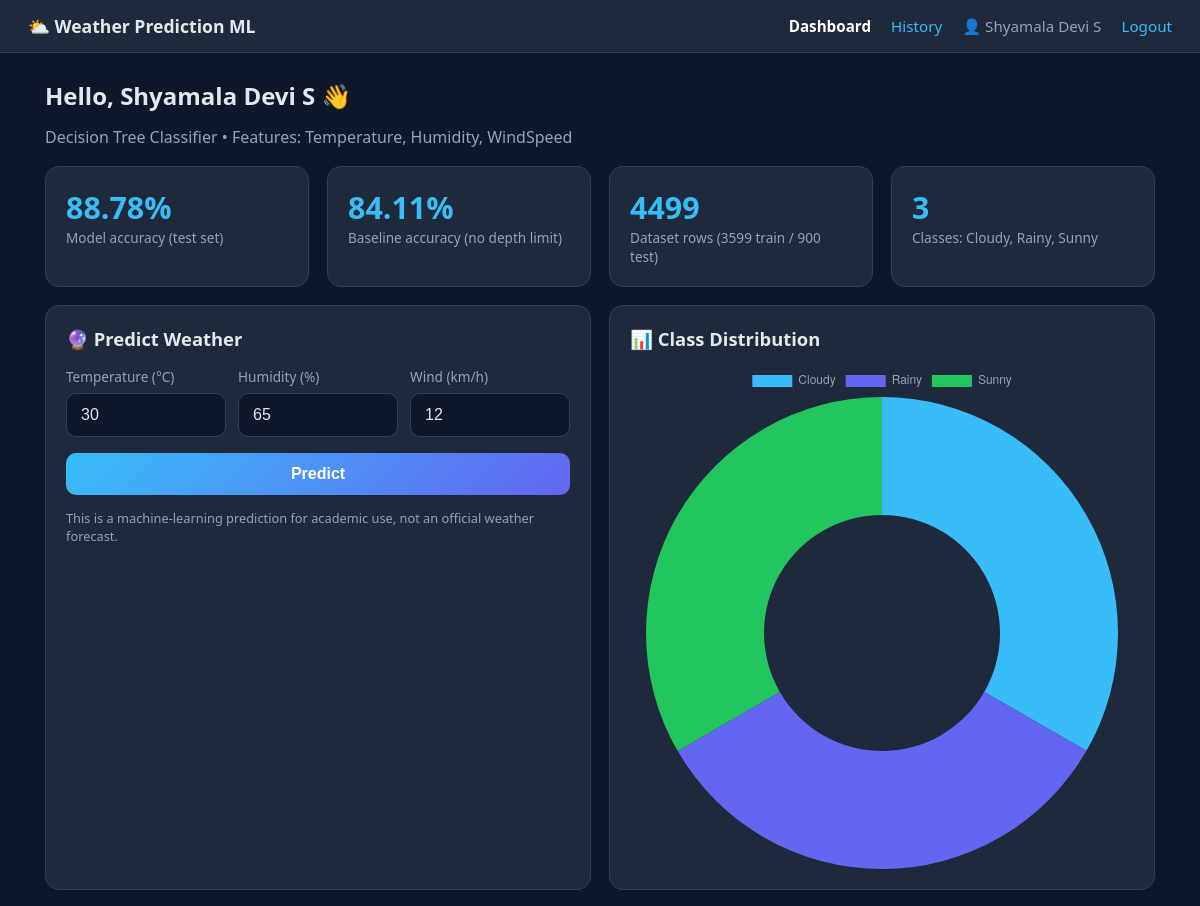
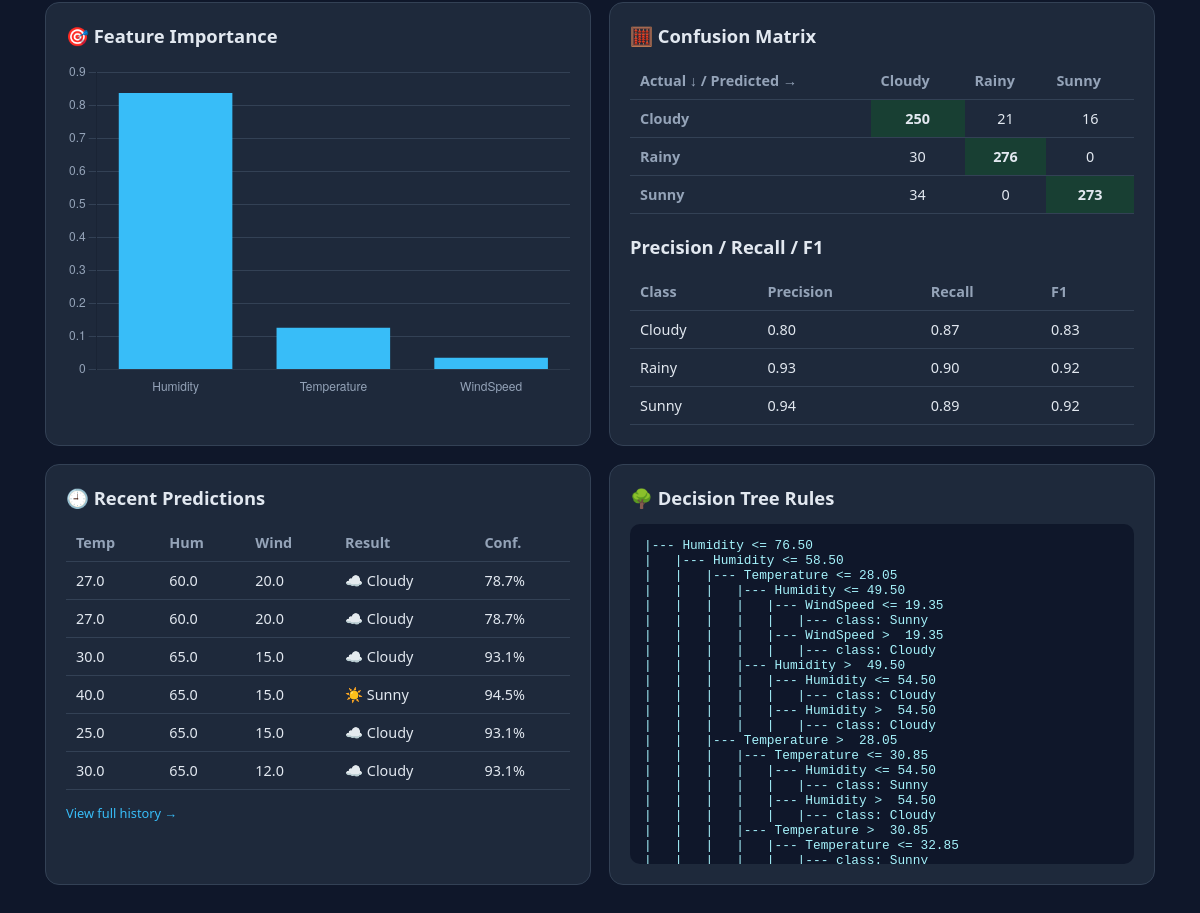
The app's page /dashboard (signed in) with its own data (2 pictures, top to bottom).
### tables this page shows
CREATE TABLE predictions(
        id INTEGER PRIMARY KEY AUTOINCREMENT,
        user_id INTEGER NOT NULL,
        temperature REAL, humidity REAL, windspeed REAL,
        result TEXT, confidence REAL,
        created TIMESTAMP DEFAULT CURRENT_TIMESTAMP);

### app.py (the view)
@app.route("/dashboard")
@login_required
def dashboard():
    rows = get_db().execute(
        "SELECT * FROM predictions WHERE user_id=? ORDER BY id DESC LIMIT 8",
        (session["user_id"],)).fetchall()
    return render_template("dashboard.html", m=metrics, rows=rows,
                           icons=ICONS, rules=tree_rules)

### app.py (called while the page is built)
def get_db():
    if "db" not in g:
        g.db = sqlite3.connect(DB)
        g.db.row_factory = sqlite3.Row
    return g.db

def login_required(f):
    @wraps(f)
    def wrapper(*a, **kw):
        if "user_id" not in session:
            return redirect(url_for("login"))
        return f(*a, **kw)
    return wrapper

### templates/dashboard.html (shortened to what this page needs)
{% extends "base.html" %}{% block title %}Dashboard{% endblock %}
{% block content %}
<h2 style="font-size:1.5rem">Hello, {{ session['name'] }} 👋</h2>
<p style="color:var(--muted);margin-bottom:18px">Decision Tree Classifier • Features: Temperature, Humidity, WindSpeed</p>
<div class="grid stats">
  <div class="card stat"><div class="num">{{ m.accuracy }}%</div><div class="lbl">Model accuracy (test set)</div></div>
  <div class="card stat"><div class="num">{{ m.baseline_accuracy }}%</div><div class="lbl">Baseline accuracy (no depth limit)</div></div>
  <div class="card stat"><div class="num">{{ m.rows }}</div><div class="lbl">Dataset rows ({{ m.train_rows }} train / {{ m.test_rows }} test)</div></div>
  <div class="card stat"><div class="num">{{ m.classes|length }}</div><div class="lbl">Classes: {{ m.classes|join(', ') }}</div></div>
</div>
<div class="grid two">
  <div class="card">
    <h2>🔮 Predict Weather</h2>
    <form id="pform">
      <div class="row3">
        <div><label>Temperature (°C)</label><input type="number" step="any" id="Temperature" value="30" required></div>
        <div><label>Humidity (%)</label><input type="number" step="any" id="Humidity" value="65" required></div>
        <div><label>Wind (km/h)</label><input type="number" step="any" id="WindSpeed" value="12" required></div>
      </div>
      <button class="btn" type="submit">Predict</button>
    </form>
    <p class="note">This is a machine-learning prediction for academic use, not an official weather forecast.</p>
  </div>
  <div class="card"><h2>📊 Class Distribution</h2><canvas id="distChart" height="200"></canvas></div>
</div>
<div class="grid two">
  <div class="card"><h2>🎯 Feature Importance</h2><canvas id="impChart" height="200"></canvas></div>
  <div class="card"><h2>🧮 Confusion Matrix</h2>
    <table class="cm"><tr><th>Actual ↓ / Predicted →</th>{% for c in m.classes %}<th class="c">{{ c }}</th>{% endfor %}</tr>
    {% for row in m.confusion_matrix %}{% set i = loop.index0 %}<tr><th>{{ m.classes[i] }}</th>
      {% for v in row %}<td class="c {{ 'diag' if loop.index0==i }}">{{ v }}</td>{% endfor %}</tr>{% endfor %}</table>
    <h2 style="margin-top:20px">Precision / Recall / F1</h2>
    <table><tr><th>Class</th><th>Precision</th><th>Recall</th><th>F1</th></tr>
    {% for c in m.classes %}{% set r = m.report[c] %}<tr><td>{{ c }}</td><td>{{ '%.2f'|format(r.precision) }}</td><td>{{ '%.2f'|format(r.recall) }}</td><td>{{ '%.2f'|format(r['f1-score']) }}</td></tr>{% endfor %}</table>
  </div>
</div>
<div class="grid two">
  <div class="card"><h2>🕘 Recent Predictions</h2>
    <table id="recent"><tr><th>Temp</th><th>Hum</th><th>Wind</th><th>Result</th><th>Conf.</th></tr>
    {% for r in rows %}<tr><td>{{ r.temperature }}</td><td>{{ r.humidity }}</td><td>{{ r.windspeed }}</td><td>{{ icons.get(r.result,'') }} {{ r.result }}</td><td>{{ r.confidence }}%</td></tr>{% endfor %}</table>
    <p class="note"><a href="{{ url_for('history') }}">View full history →</a></p></div>
  <div class="card"><h2>🌳 Decision Tree Rules</h2><pre>{{ rules }}</pre></div>
</div>
{% endblock %}
{% block scripts %}
<script>
const classes = {{ m.classes|tojson }};
const counts = {{ m.class_counts|tojson }};
const imp = {{ m.feature_importance|tojson }};
const colors = ['#38bdf8','#6366f1','#22c55e','#f59e0b'];
Chart.defaults.color = '#94a3b8';
new Chart(document.getElementById('distChart'), {type:'doughnut',
  data:{labels:classes, datasets:[{data:classes.map(c=>counts[c]), backgroundColor:colors, borderWidth:0}]}});
new Chart(document.getElementById('impChart'), {type:'bar',
  data:{labels:Object.keys(imp), datasets:[{label:'Importance', data:Object.values(imp), backgroundColor:'#38bdf8'}]},
  options:{plugins:{legend:{display:false}}, scales:{y:{beginAtZero:true, grid:{color:'#334155'}}, x:{grid:{display:false}}}}});
document.getElementById('pform').addEventListener('submit', async e => {
  e.preventDefault();
  const err = document.getElementById('err'); err.textContent = '';
  const body = {};
  ['Temperature','Humidity','WindSpeed'].forEach(k => body[k] = document.getElementById(k).value);
  const res = await fetch('/predict', {method:'POST', headers:{'Content-Type':'application/json'}, body:JSON.stringify(body)});
  const d = await res.json();
  if (!res.ok) { err.textContent = d.error; return; }
  document.getElementById('result').style.display = 'block';
  document.getElementById('ricon').textContent = d.icon;
  document.getElementById('rname').textContent = d.label;
  document.getElementById('rconf').textContent = d.confidence;
  document.getElementById('probs').innerHTML = Object.entries(d.probabilities).map(([k,v]) =>
    `<div class="probrow"><span>${k}</span><span>${v}%</span></div><div class="bar"><i style="width:${v}%"></i></div>`).join('');
  const t = document.getElementById('recent');
  const row = t.insertRow(1);
  row.innerHTML = `<td>${body.Temperature}</td><td>${body.Humidity}</td><td>${body.WindSpeed}</td><td>${d.icon} ${d.label}</td><td>${d.confidence}%</td>`;
  if (t.rows.length > 9) t.deleteRow(9);
});
</script>
{% endblock %}

### templates/base.html (shortened to what this page needs)
<!DOCTYPE html><html lang="en"><head><meta charset="UTF-8"><meta name="viewport" content="width=device-width,initial-scale=1">
<link rel="stylesheet" href="{{ url_for('static', filename='style.css') }}">
<script src="https://cdn.jsdelivr.net/npm/chart.js@4.4.1/dist/chart.umd.min.js"></script></head>
<body>
<nav><div class="brand">⛅ Weather Prediction ML</div>
  <div class="links">
    <a href="{{ url_for('dashboard') }}" class="{{ 'active' if request.endpoint=='dashboard' }}">Dashboard</a>
    <a href="{{ url_for('history') }}" class="{{ 'active' if request.endpoint=='history' }}">History</a>
    <span style="color:var(--muted)">👤 {{ session['name'] }}</span>
    <a href="{{ url_for('logout') }}">Logout</a>
  </div></nav>
<div class="wrap">{% block content %}{% endblock %}</div>
{% block scripts %}{% endblock %}
</body></html>

### static/style.css (style rules this page uses)
:root { --bg:#0f172a;--card:#1e293b;--line:#334155;--text:#e2e8f0;--muted:#94a3b8;--accent:#38bdf8;--accent2:#6366f1;--ok:#22c55e;--err:#ef4444 }
* { box-sizing:border-box;margin:0;padding:0 }
body { font-family:'Segoe UI',system-ui,sans-serif;background:var(--bg);color:var(--text);min-height:100vh }
a { color:var(--accent);text-decoration:none }
.btn { display:inline-block;background:linear-gradient(135deg,var(--accent),var(--accent2));color:#fff;border:0;padding:12px 22px;border-radius:10px;font-size:1rem;font-weight:600;cursor:pointer;width:100% }
input { width:100%;padding:12px 14px;margin:6px 0 16px;background:#0f172a;border:1px solid var(--line);border-radius:10px;color:var(--text);font-size:1rem }
label { font-size:.85rem;color:var(--muted) }
nav { display:flex;justify-content:space-between;align-items:center;padding:14px 28px;background:var(--card);border-bottom:1px solid var(--line);position:sticky;top:0;z-index:5 }
nav .brand { font-weight:700;font-size:1.1rem }
nav .links { display:flex;gap:20px;align-items:center;font-size:.95rem }
nav .links a.active { color:#fff;font-weight:600 }
.wrap { max-width:1150px;margin:0 auto;padding:26px 20px 50px }
h2 { margin:0 0 14px;font-size:1.15rem }
.grid { display:grid;gap:18px }
.stats { grid-template-columns:repeat(auto-fit,minmax(200px,1fr));margin-bottom:18px }
.two { grid-template-columns:repeat(auto-fit,minmax(340px,1fr));margin-bottom:18px }
.card { background:var(--card);border:1px solid var(--line);border-radius:14px;padding:20px }
.stat .num { font-size:1.9rem;font-weight:700;color:var(--accent) }
.stat .lbl { color:var(--muted);font-size:.85rem }
.row3 { display:grid;grid-template-columns:repeat(3,1fr);gap:12px }
table { width:100%;border-collapse:collapse;font-size:.9rem }
th,td { padding:9px 10px;text-align:left;border-bottom:1px solid var(--line) }
th { color:var(--muted);font-weight:600 }
td.c { text-align:center }
.cm td.diag { background:#14532d88;font-weight:700 }
pre { background:#0f172a;padding:14px;border-radius:10px;overflow:auto;max-height:340px;font-size:.8rem;color:#a5f3fc }
.note { color:var(--muted);font-size:.8rem;margin-top:14px }

### records on screen
predictions: temperature "27.0", humidity "60.0", windspeed "20.0", get "☁️", result "Cloudy", confidence "78.7"
predictions: temperature "27.0", humidity "60.0", windspeed "20.0", get "☁️", result "Cloudy", confidence "78.7"
predictions: temperature "30.0", humidity "65.0", windspeed "15.0", get "☁️", result "Cloudy", confidence "93.1"
predictions: temperature "40.0", humidity "65.0", windspeed "15.0", get "☀️", result "Sunny", confidence "94.5"
predictions: temperature "25.0", humidity "65.0", windspeed "15.0", get "☁️", result "Cloudy", confidence "93.1"
predictions: temperature "30.0", humidity "65.0", windspeed "12.0", get "☁️", result "Cloudy", confidence "93.1"

### other values on screen
{{ session['name'] }} "Shyamala Devi S"
{{ m.accuracy }} "88.78"
{{ m.baseline_accuracy }} "84.11"
{{ m.rows }} "4499"
{{ m.train_rows }} "3599"
{{ m.test_rows }} "900"
{{ m.classes|length }} "3"
{{ m.classes|join(', ') }} "Cloudy, Rainy, Sunny"
{{ c }} "Cloudy" "Rainy" "Sunny"
{{ m.classes[i] }} "Cloudy" "Rainy" "Sunny"
{{ v }} "250" "21" "16" "30" "276" "0" "34" "0" "273"
{{ '%.2f'|format(r.precision) }} "0.80" "0.93" "0.94"
{{ '%.2f'|format(r.recall) }} "0.87" "0.90" "0.89"
{{ '%.2f'|format(r['f1-score']) }} "0.83" "0.92" "0.92"
chart data {{ m.feature_importance|tojson }} {"Humidity": 0.8371, "Temperature": 0.1267, "WindSpeed": 0.0362}
